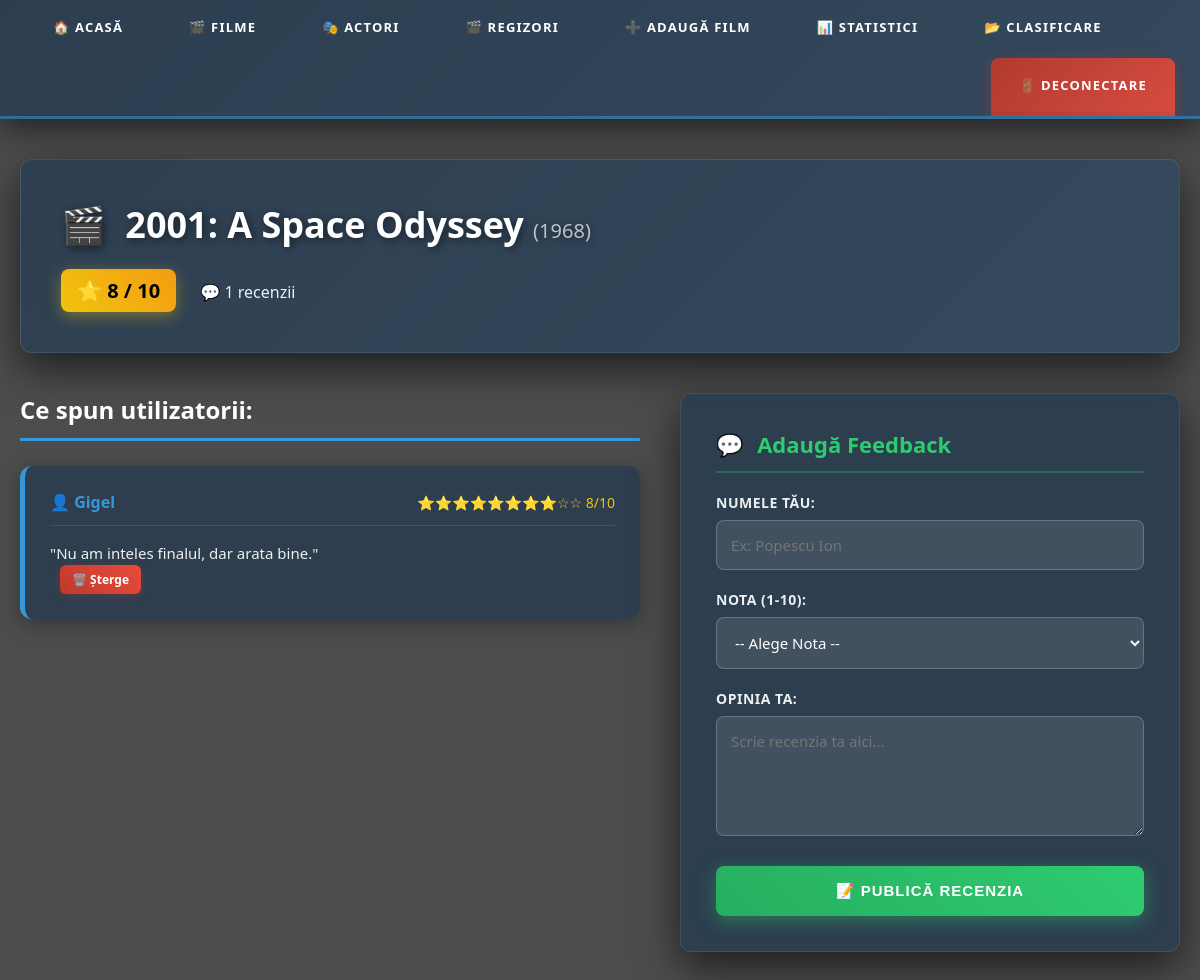
Screenshot of /recenzii.php?id_film=6 (signed in) with the database file from the repository.
### tables this page shows
CREATE TABLE film 
(
    id_film int auto_increment primary key,
    nume_film varchar(150) not null,
    an_aparitie int,
    durata int,
    id_regizor int,
    foreign key (id_regizor) references regizor(id_regizor) on delete set null
);

CREATE TABLE feedback
(
    id_feedback int auto_increment primary key,
    id_film int not null,
    continut text,
    nr_stele int check (nr_stele>=1 and nr_stele<=10),
    nume_autor varchar(100),
    foreign key (id_film) references film(id_film) on delete cascade
);

### recenzii.php (the view, shortened to what this page needs)
<?php
require_once 'config.php';
$id_film = intval($_GET['id_film']);
$res_film = $mysqli->query("SELECT * FROM film WHERE id_film = $id_film");
$film = $res_film->fetch_assoc();
$sql_reviews = "SELECT * FROM feedback WHERE id_film = $id_film ORDER BY id_feedback DESC";
$res_reviews = $mysqli->query($sql_reviews);
$sql_avg = "SELECT AVG(nr_stele) as media FROM feedback WHERE id_film = $id_film";
$row_avg = $mysqli->query($sql_avg)->fetch_assoc();
$media = round($row_avg['media'], 1);
?>
<?php include 'header.php'; ?>
<!DOCTYPE html>
<html lang="ro">
<head>
</head>
<body>
<div class="container">
    <div class="movie-header">
        <h1><?php echo htmlspecialchars($film['nume_film']); ?> <span class="movie-year">(<?php echo $film['an_aparitie']; ?>)</span></h1>
        <div style="margin-top: 20px;">
            <span class="rating-badge">⭐ <?php echo $media > 0 ? $media : '-'; ?> / 10</span>
            <span class="review-count">💬 <?php echo $res_reviews->num_rows; ?> recenzii</span>
        </div>
    </div>
    <div class="reviews-container">
        <div class="reviews-list">
            <h3>Ce spun utilizatorii:</h3>
            <?php if($res_reviews->num_rows > 0): ?>
                <?php while($rev = $res_reviews->fetch_assoc()): ?>
                    <div class="review-card">
                        <div class="review-header">
                            <span class="review-author">👤 <?php echo htmlspecialchars($rev['nume_autor']); ?></span>
                            <span class="stars">
                                <?php
                                for($i=1; $i<=10; $i++) {
                                    echo ($i <= $rev['nr_stele']) ? '⭐' : '☆';
                                }
                                echo ' ' . $rev['nr_stele'] . '/10';
                                ?>
                            </span>
                        </div>
                        <p class="review-content">"<?php echo nl2br(htmlspecialchars($rev['continut'])); ?>"</p>
                       <a href="stergere.php?tip=recenzie&id=<?php echo $row['id_feedback']; ?>"
   onclick="return confirm('Ștergi acest comentariu?');"
   style="display: inline-block; padding: 6px 12px; background: linear-gradient(45deg, #c0392b, #e74c3c);
          color: white; text-decoration: none; border-radius: 6px; font-size: 12px;
          font-weight: 600; margin-left: 10px; transition: all 0.3s ease;
          box-shadow: 0 2px 8px rgba(192, 57, 43, 0.3);"
   onmouseover="this.style.transform='translateY(-2px)'; this.style.boxShadow='0 4px 12px rgba(231, 76, 60, 0.5)';"
   onmouseout="this.style.transform='translateY(0)'; this.style.boxShadow='0 2px 8px rgba(192, 57, 43, 0.3)';">
   🗑️ Șterge
</a>
                    </div>
                <?php endwhile; ?>
            <?php endif; ?>
        </div>
        <div>
            <div class="add-review-box">
                <h3>Adaugă Feedback</h3>
                <form method="POST" action="">
                    <label>Numele tău:</label>
                    <input type="text" name="nume_autor" placeholder="Ex: Popescu Ion" required>
                    <label>Nota (1-10):</label>
                    <select name="nr_stele" required>
                        <option value="">-- Alege Nota --</option>
                    </select>
                    <label>Opinia ta:</label>
                    <textarea name="continut" placeholder="Scrie recenzia ta aici..." required></textarea>
                    <button type="submit" name="adauga_feedback" class="btn-submit">📝 Publică Recenzia</button>
                </form>
            </div>
        </div>
    </div>
</div>
</body>
</html>

### style.css (style rules this page uses)
* { margin: 0; padding: 0; box-sizing: border-box; }
body { font-family: 'Segoe UI', Tahoma, Geneva, Verdana, sans-serif; background: url('https://images.unsplash.com/photo-1489599849927-2ee91cede3ba?q=80&w=2070&auto=format&fit=crop') no-repeat center center fixed; background-size: cover; margin: 0; padding: 0; min-height: 100vh; position: relative; color: white; }
body::before { content: ""; position: fixed; top: 0; left: 0; width: 100%; height: 100%; background: rgba(0, 0, 0, 0.7); z-index: -1; }
.container { padding: 50px 20px; max-width: 1400px; margin: 0 auto; }
label { display: block; margin-bottom: 8px; margin-top: 15px; color: #ecf0f1; font-weight: 600; font-size: 14px; text-transform: uppercase; letter-spacing: 0.5px; }
input[type="text"], input[type="number"], select, textarea { width: 100%; padding: 14px; background: rgba(255, 255, 255, 0.1); border: 1px solid rgba(255, 255, 255, 0.2); color: white; border-radius: 8px; margin-bottom: 5px; box-sizing: border-box; font-size: 15px; transition: all 0.3s ease; }
select option { background: #2c3e50; color: white; }
.btn-submit { width: 100%; padding: 16px; background: linear-gradient(45deg, #f39c12, #f1c40f); color: white; border: none; border-radius: 8px; font-weight: 700; font-size: 15px; text-transform: uppercase; letter-spacing: 1px; cursor: pointer; margin-top: 25px; transition: all 0.3s ease; box-shadow: 0 5px 20px rgba(243, 156, 18, 0.4); }

### rows the page displays
film: nume_film "2001: A Space Odyssey", an_aparitie "1968"
feedback: nume_autor "Gigel", nr_stele "8", continut "Nu am inteles finalul, dar arata bine."

### other values shown
$media "8"
$res_reviews->num_rows "1"
